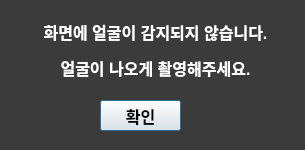
<?xml version="1.0" encoding="UTF-8"?>
<ui version="4.0">
 <class>Dialog</class>
 <widget class="QDialog" name="Dialog">
  <property name="geometry">
   <rect>
    <x>0</x>
    <y>0</y>
    <width>305</width>
    <height>150</height>
   </rect>
  </property>
  <property name="windowTitle">
   <string>Dialog</string>
  </property>
  <widget class="QLabel" name="car_bg">
   <property name="geometry">
    <rect>
     <x>0</x>
     <y>0</y>
     <width>311</width>
     <height>151</height>
    </rect>
   </property>
   <property name="styleSheet">
    <string notr="true">background-color: rgb(59, 59, 59);</string>
   </property>
   <property name="text">
    <string/>
   </property>
   <property name="alignment">
    <set>Qt::AlignCenter</set>
   </property>
  </widget>
  <widget class="QLabel" name="label">
   <property name="geometry">
    <rect>
     <x>20</x>
     <y>20</y>
     <width>271</width>
     <height>61</height>
    </rect>
   </property>
   <property name="styleSheet">
    <string notr="true">font: bold 16px;
color: white;</string>
   </property>
   <property name="text">
    <string>&lt;html&gt;&lt;head/&gt;&lt;body&gt;&lt;p&gt;화면에 얼굴이 감지되지 않습니다.&lt;/p&gt;&lt;p&gt;얼굴이 나오게 촬영해주세요.&lt;/p&gt;&lt;/body&gt;&lt;/html&gt;</string>
   </property>
   <property name="alignment">
    <set>Qt::AlignCenter</set>
   </property>
  </widget>
  <widget class="QPushButton" name="alert_ok">
   <property name="geometry">
    <rect>
     <x>100</x>
     <y>100</y>
     <width>81</width>
     <height>31</height>
    </rect>
   </property>
   <property name="styleSheet">
    <string notr="true">font: bold 16px;
color: black;</string>
   </property>
   <property name="text">
    <string>확인</string>
   </property>
  </widget>
 </widget>
 <resources/>
 <connections/>
</ui>
